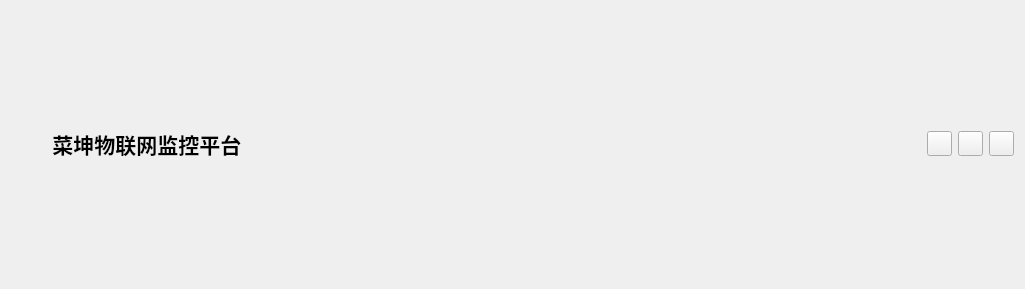
<?xml version="1.0" encoding="UTF-8"?>
<ui version="4.0">
 <class>TitleBar</class>
 <widget class="QWidget" name="TitleBar">
  <property name="geometry">
   <rect>
    <x>0</x>
    <y>0</y>
    <width>1025</width>
    <height>289</height>
   </rect>
  </property>
  <property name="windowTitle">
   <string>Form</string>
  </property>
  <layout class="QGridLayout" name="gridLayout">
   <item row="0" column="0">
    <layout class="QHBoxLayout" name="horizontalLayout_title">
     <item>
      <widget class="QLabel" name="label_log">
       <property name="minimumSize">
        <size>
         <width>30</width>
         <height>30</height>
        </size>
       </property>
       <property name="maximumSize">
        <size>
         <width>30</width>
         <height>30</height>
        </size>
       </property>
       <property name="styleSheet">
        <string notr="true"/>
       </property>
       <property name="text">
        <string/>
       </property>
      </widget>
     </item>
     <item>
      <widget class="QLabel" name="label_Title">
       <property name="minimumSize">
        <size>
         <width>280</width>
         <height>30</height>
        </size>
       </property>
       <property name="maximumSize">
        <size>
         <width>16777215</width>
         <height>30</height>
        </size>
       </property>
       <property name="font">
        <font>
         <family>微软雅黑</family>
         <pointsize>16</pointsize>
         <weight>75</weight>
         <bold>true</bold>
        </font>
       </property>
       <property name="styleSheet">
        <string notr="true"/>
       </property>
       <property name="text">
        <string> 菜坤物联网监控平台</string>
       </property>
       <property name="alignment">
        <set>Qt::AlignLeading|Qt::AlignLeft|Qt::AlignVCenter</set>
       </property>
      </widget>
     </item>
     <item>
      <spacer name="horizontalSpacer">
       <property name="orientation">
        <enum>Qt::Horizontal</enum>
       </property>
       <property name="sizeHint" stdset="0">
        <size>
         <width>40</width>
         <height>20</height>
        </size>
       </property>
      </spacer>
     </item>
     <item>
      <widget class="QPushButton" name="pushButton_Min">
       <property name="minimumSize">
        <size>
         <width>25</width>
         <height>25</height>
        </size>
       </property>
       <property name="maximumSize">
        <size>
         <width>25</width>
         <height>25</height>
        </size>
       </property>
       <property name="styleSheet">
        <string notr="true">border-image: url(:/image/minbtn.png);</string>
       </property>
       <property name="text">
        <string/>
       </property>
      </widget>
     </item>
     <item>
      <widget class="QPushButton" name="pushButton_Max">
       <property name="minimumSize">
        <size>
         <width>25</width>
         <height>25</height>
        </size>
       </property>
       <property name="maximumSize">
        <size>
         <width>25</width>
         <height>25</height>
        </size>
       </property>
       <property name="styleSheet">
        <string notr="true">border-image: url(:/image/maxbtn.png);</string>
       </property>
       <property name="text">
        <string/>
       </property>
      </widget>
     </item>
     <item>
      <widget class="QPushButton" name="pushButton_Close">
       <property name="minimumSize">
        <size>
         <width>25</width>
         <height>25</height>
        </size>
       </property>
       <property name="maximumSize">
        <size>
         <width>25</width>
         <height>25</height>
        </size>
       </property>
       <property name="styleSheet">
        <string notr="true">border-image: url(:/image/closebtn.png);</string>
       </property>
       <property name="text">
        <string/>
       </property>
      </widget>
     </item>
    </layout>
   </item>
  </layout>
 </widget>
 <resources/>
 <connections/>
</ui>
